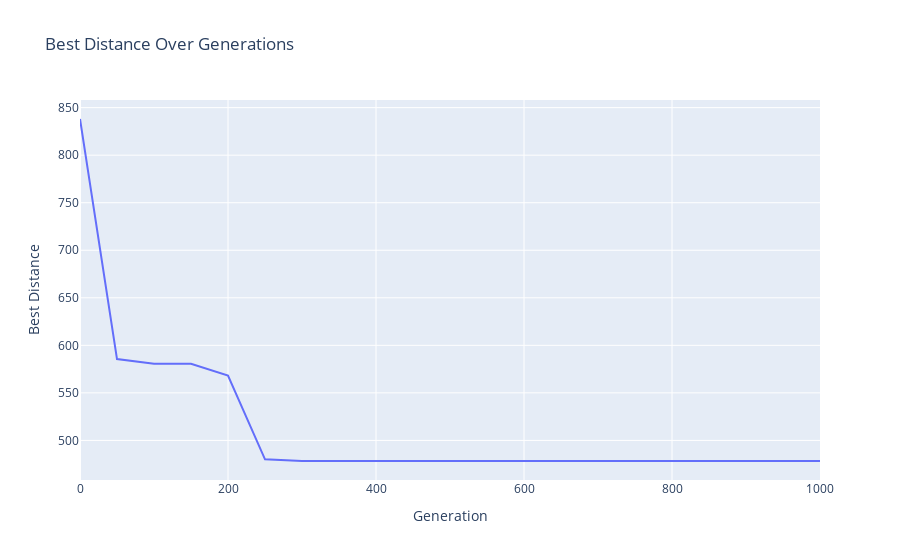

Notebook source saved alongside this figure:
### Markdown cell above
<p>
    <img src="spinning-cat.gif" alt="Spinning Cat"> 
</p>
<h1>Loading...</h1>

<style>
    h1 {
        color: red;
        position: relative;
        animation: moveRightLeft 2s infinite ease-in-out; 
    }
    p {

    }
    img {
        width: 100px;
        height: 100px;
    }

    @keyframes moveRightLeft {
        0% {
            left: 0;
        }
        50% {
            left: 100px;
        }
        100% {
            left: 0;
        }
    }
</style>

### Code cell
import plotly.express as px

loss_df = pd.DataFrame({'Generation': np.arange(0, len(best_distance_arr) * 50, 50), 'Best Distance': best_distance_arr})

plot = px.line(loss_df, x='Generation', y='Best Distance', title='Best Distance Over Generations')
plot.show()

### Figure 1 — Plotly figure (JSON) as saved in the notebook; plotly's stock layout.template omitted (floating-point values rounded to 4 significant figures)
{"data": [{"hovertemplate": "Generation=%{x}<br>Best Distance=%{y}<extra></extra>", "legendgroup": "", "line": {"color": "#636efa", "dash": "solid"}, "marker": {"symbol": "circle"}, "mode": "lines", "name": "", "orientation": "v", "showlegend": false, "type": "scatter", "x": [0, 50, 100, 150, 200, 250, 300, 350, 400, 450, 500, 550, 600, 650, 700, 750, 800, 850, 900, 950, 1000], "xaxis": "x", "y": [838.1, 585.6, 580.7, 580.7, 568.2, 480.1, 478.3, 478.3, 478.3, 478.3, 478.3, 478.3, 478.3, 478.3, 478.3, 478.3, 478.3, 478.3, 478.3, 478.3, 478.3], "yaxis": "y"}], "layout": {"legend": {"tracegroupgap": 0}, "title": {"text": "Best Distance Over Generations"}, "xaxis": {"anchor": "y", "domain": [0, 1], "title": {"text": "Generation"}}, "yaxis": {"anchor": "x", "domain": [0, 1], "title": {"text": "Best Distance"}}}}
